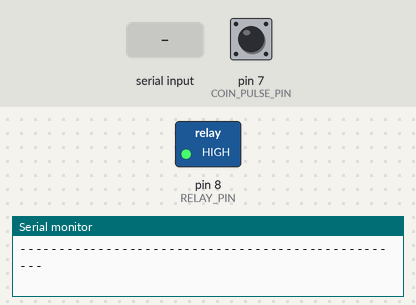
The sketch below on a simulated Arduino Uno, built with avr-gcc and run on an emulated ATmega328P. Shown: switched loads named in the sketch (green lamp = pin HIGH), the last lines printed to the serial monitor. The test bench sets the inputs (shaded band); at power-on: pin 7 (COIN_PULSE_PIN) HIGH.

Above: at 1.2 s.
1.3 s: "1\n" received over Serial
At 1.8 s:
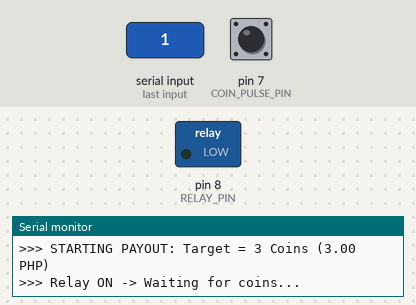
4.3 s: pin 7 (COIN_PULSE_PIN) pulled LOW for 0.15 s
At 4.8 s:
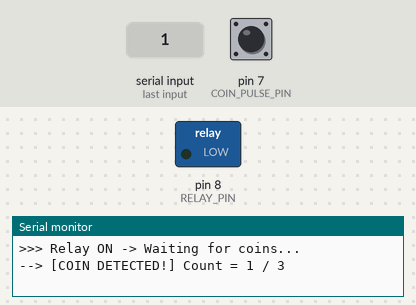
7.4 s: byte 120 ('x') received over Serial
At 8.2 s:
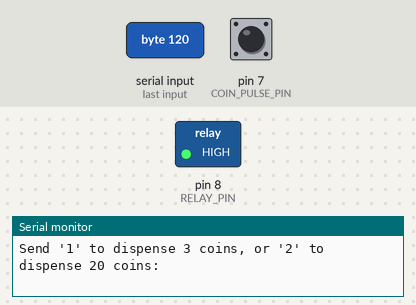
8.9 s: byte 49 ('1') received over Serial
At 10.0 s:
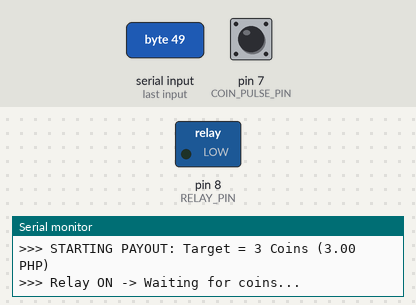
11.9 s: "x\n" received over Serial
At 12.8 s:
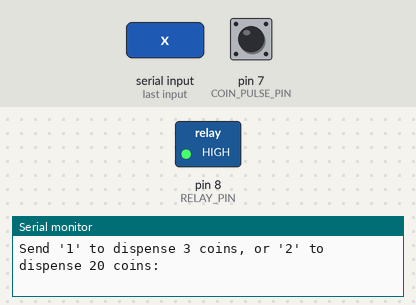
13.4 s: byte 100 ('d') received over Serial
At 14.6 s:
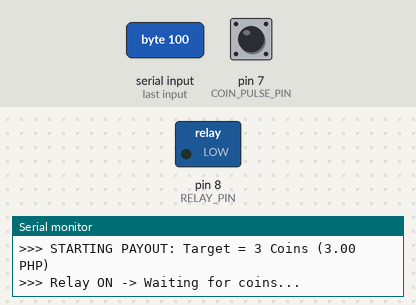
Timing chart, 0 to 19.9 s (numbered marks = the images above; inputs shaded):
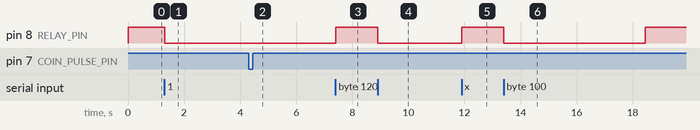

Measured:
- after the input at 1.3 s, pin 8 (RELAY_PIN): HIGH → LOW at once
- after the input at 4.3 s, pin 8 (RELAY_PIN): stays LOW (without the input it goes to HIGH after 2.1 s)
- after the input at 7.4 s, pin 8 (RELAY_PIN): LOW → HIGH at once
- after the input at 8.9 s, pin 8 (RELAY_PIN): HIGH → LOW at once
- after the input at 11.9 s, pin 8 (RELAY_PIN): LOW → HIGH at once
- after the input at 13.4 s, pin 8 (RELAY_PIN): HIGH → LOW at once, → HIGH 5.0 s later

The sketch:

06_coin_hopper_relay_test.ino
```cpp
/*
 * PCBCES - Test 06: Coin Hopper & 5V Relay Payout Test
 * Hardware: Arduino Uno, 5V Relay Module, 220V/12V Coin Hopper, YT LP-08 A01 Sensor Board
 * Last Updated: 2026-09-07 17:42:00 (+08:00)
 *
 * Clean Edge-Detection Polling (No PCINT / No Serial Ghost Triggering)
 *
 * Objectives:
 * - Accurately detect each coin pulse as it passes the optical sensor
 * - Dispense 3 coins (₱3.00 for 290 ML quota)
 * - Dispense 20 coins (₱20.00 for 1.5L/1.75L quota)
 * - 5-Second Motor Auto-Cutoff: If no coin is detected for 5 seconds (hopper empty/jammed),
 *   automatically stops the motor to protect hardware from running dry.
 */

const int RELAY_PIN = 8;
const int COIN_PULSE_PIN = 7;
const unsigned long COIN_TIMEOUT_MS = 5000; // 5-second safety cutoff if no coins detected

volatile int coinsDispensed = 0;
int currentTargetCoins = 3;
bool isDispensing = false;

int lastPinState = -1;
unsigned long lastPulseTime = 0;
unsigned long payoutStartTime = 0;

void startPayout(int target) {
  currentTargetCoins = target;
  coinsDispensed = 0;

  Serial.println();
  Serial.print(F(">>> STARTING PAYOUT: Target = "));
  Serial.print(target);
  Serial.print(F(" Coins ("));
  Serial.print(target);
  Serial.println(F(".00 PHP)"));
  Serial.println(F(">>> Relay ON -> Waiting for coins..."));

  // Turn Relay ON (Active LOW)
  digitalWrite(RELAY_PIN, LOW);
  payoutStartTime = millis();
  isDispensing = true;

  // Let electrical turn-on noise settle, then latch baseline pin state
  delay(50);
  lastPinState = digitalRead(COIN_PULSE_PIN);
  lastPulseTime = millis();
}

void stopPayout() {
  // Cut power to hopper motor
  digitalWrite(RELAY_PIN, HIGH);
  isDispensing = false;

  Serial.println();
  Serial.println(F("=================================================="));
  Serial.print(F(">>> PAYOUT COMPLETE! Total Coins Counted: "));
  Serial.println(coinsDispensed);
  Serial.println(F(">>> Relay OFF -> Motor Stopped."));
  Serial.println(F("=================================================="));
  Serial.println(F("Send '1' to dispense 3 coins, or '2' to dispense 20 coins:"));
}

void timeoutPayout() {
  // Cut power to hopper motor due to timeout (no coins detected)
  digitalWrite(RELAY_PIN, HIGH);
  isDispensing = false;

  Serial.println();
  Serial.println(F("=================================================="));
  Serial.println(F(">>> [TIMEOUT ALERT] NO COINS DETECTED FOR 5 SECONDS!"));
  Serial.println(F(">>> Hopper is EMPTY, low on coins, or jammed."));
  Serial.print(F(">>> Motor stopped automatically. Coins Dispensed: "));
  Serial.print(coinsDispensed);
  Serial.print(F(" / "));
  Serial.println(currentTargetCoins);
  Serial.println(F(">>> (Note: In Master Controller, this triggers Low-Coin SMS to Admin)"));
  Serial.println(F("=================================================="));
  Serial.println(F("Refill coins, then send '1' (3 coins) or '2' (20 coins):"));
}

void setup() {
  Serial.begin(115200);

  pinMode(RELAY_PIN, OUTPUT);
  digitalWrite(RELAY_PIN, HIGH); // Relay OFF at startup

  pinMode(COIN_PULSE_PIN, INPUT_PULLUP);
  lastPinState = digitalRead(COIN_PULSE_PIN);

  Serial.println(F("=================================================="));
  Serial.println(F(" PCBCES Test 06: Coin Hopper Payout Testing       "));
  Serial.println(F(" Hardware: Pin D8 (Relay) | Pin D7 (Coin Pulse)  "));
  Serial.println(F("=================================================="));
  Serial.print(F("Initial Pin D7 State: "));
  Serial.println(lastPinState == HIGH ? F("HIGH") : F("LOW"));
  Serial.println(F("Drop a coin through the sensor now to test detection!"));
  Serial.println(F("Commands:"));
  Serial.println(F(" '1' or 'd' -> Dispense 3 Coins  (3.00 PHP - 290 ML Quota)"));
  Serial.println(F(" '2'        -> Dispense 20 Coins (20.00 PHP - 1.5L/1.75L Quota)"));
  Serial.println(F("--------------------------------------------------"));
}

void loop() {
  // Read Pin 7 state
  int currentPinState = digitalRead(COIN_PULSE_PIN);

  // Detect FALLING edge only (HIGH -> LOW as coin enters & breaks the IR beam)
  if (lastPinState == HIGH && currentPinState == LOW) {
    unsigned long now = millis();

    // 35ms debounce: prevents optical ring bounce while ensuring fast coins are not skipped
    // Also ignore any pulse within the first 150ms of motor turn-on (relay inrush noise)
    bool startupNoise = isDispensing && (now - payoutStartTime < 150);

    if (!startupNoise && (now - lastPulseTime > 35)) {
      coinsDispensed++;
      lastPulseTime = now;

      Serial.print(F("--> [COIN DETECTED!] Count = "));
      Serial.print(coinsDispensed);

      if (isDispensing) {
        Serial.print(F(" / "));
        Serial.println(currentTargetCoins);

        if (coinsDispensed >= currentTargetCoins) {
          stopPayout();
        }
      } else {
        Serial.println(F(" (Manual drop test)"));
      }
    }
  }
  lastPinState = currentPinState;

  // 5-Second Auto-Cutoff: Stop motor if no coins detected for 5 seconds
  if (isDispensing && (millis() - lastPulseTime >= COIN_TIMEOUT_MS)) {
    timeoutPayout();
  }

  // Handle Serial Commands
  if (Serial.available()) {
    char ch = Serial.read();
    if (ch == '\r' || ch == '\n' || ch == ' ') return;

    if (!isDispensing) {
      if (ch == '1' || ch == 'd' || ch == 'D') {
        startPayout(3);
      } else if (ch == '2') {
        startPayout(20);
      }
    } else {
      if (ch == 'x' || ch == 'X' || ch == 's' || ch == 'S') {
        Serial.println(F(">>> EMERGENCY STOP!"));
        stopPayout();
      }
    }
  }
}
```
